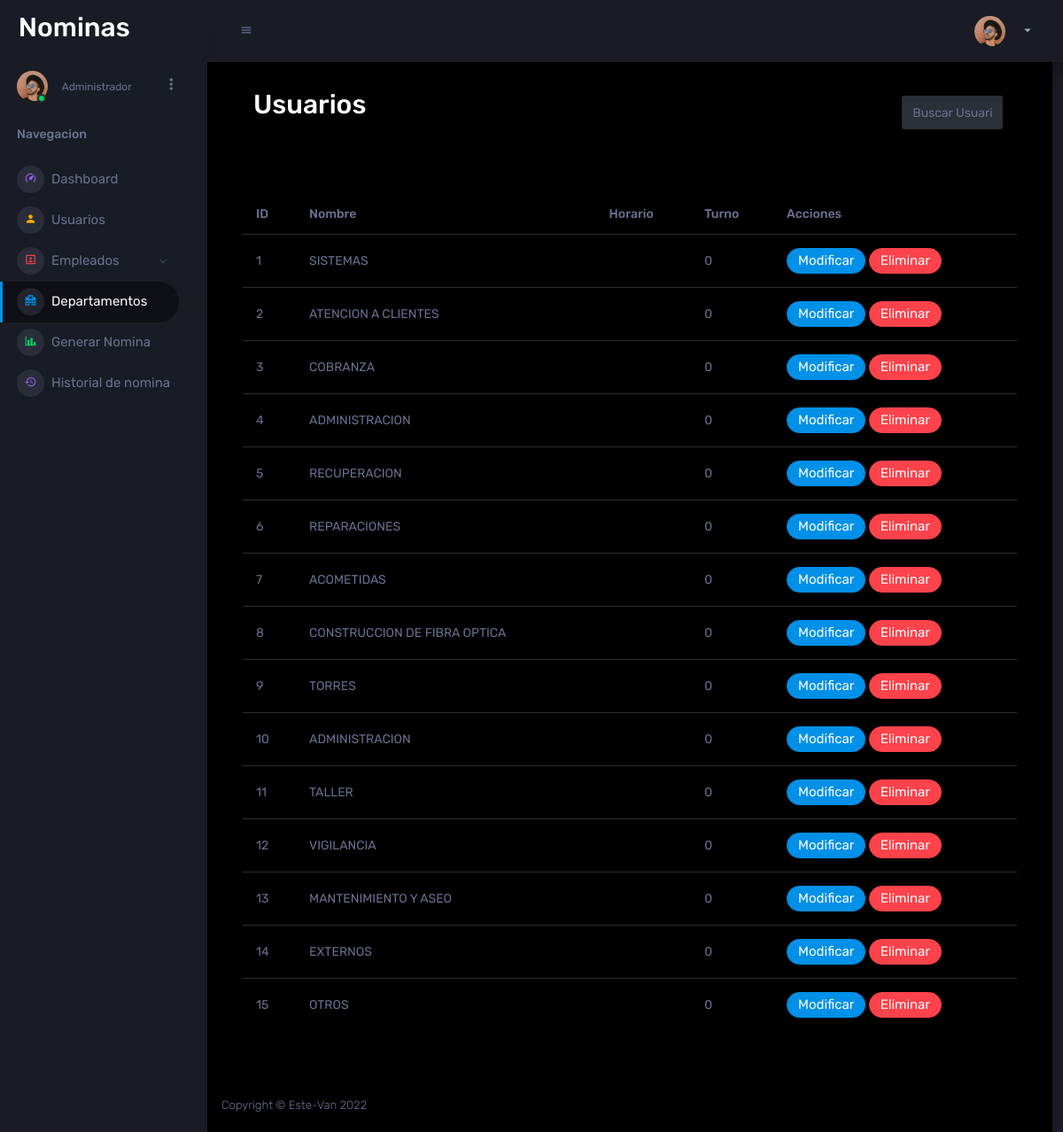
The app's page /incluides/admin/departamentos.php with its own data.
### tables this page shows
CREATE TABLE `departamento` (
  `id_departamento` int(11) NOT NULL,
  `nombre_departamento` varchar(99) NOT NULL,
  `horario_departamento` varchar(99) NOT NULL,
  `turno_departamento` int(11) NOT NULL
);

### incluides/admin/departamentos.php (the view, shortened to what this page needs)
<?php
  include_once "../header/header.php";
  require("../base_datos/conexion/conexion.php");
?>
  <div class="col-md-12 col-xl-12 grid-margin stretch-card">
    <div class="col-md-10 grid-margin stretch-card">
      <h2 class="card-title">Usuarios</h2>
    </div>
    <form class="nav-link mt-6 mt-md-0 d-none d-lg-flex search">
      <input type="text" id="busqueda" name="busqueda" class="form-control"  placeholder="Buscar Usuarios">
    </form>
  </div>
  <div class="container-fluid py-4">
    <div class="table-responsive">
      <table class="table" id="table">
        <thead>
          <tr>
            <th> ID </th>
            <th> Nombre </th>
            <th> Horario </th>
            <th> Turno </th>
            <th> Acciones </th>
          </tr>
        </thead>
        <tbody id="myTable">
          <?php
            $query = mysqli_query($conexion, "SELECT * FROM departamento");
            $result = mysqli_num_rows($query);
            if ($result > 0) {
              while ($data = mysqli_fetch_assoc($query)) { ?>
                <tr>
                <td><?php echo $data['id_departamento'] ?> </td>
                <td><?php echo $data['nombre_departamento'] ?> </td>
                <td><?php echo $data['horario_departamento'] ?> </td>
                <td><?php echo $data['turno_departamento'] ?> </td>
                <td>
                  <a href="baja_empleado.php?id=<?php echo $data['id_departamento'] ?> " class="btn btn-primary btn-rounded" >Modificar </a>
                  <a href="baja_empleado.php?id=<?php echo $data['id_departamento'] ?> " class="btn btn-danger btn-rounded" >Eliminar </a>
                </td>
                </tr>
              <?php
              }
            }
          ?>
        </tbody>
      </table>
    </div>
  </div>
<?php
    include_once "../header/header2.php";
?>

### incluides/header/header.php (shortened to what this page needs)
<!DOCTYPE html>
<html lang="en">
  <head>
    <link rel="stylesheet" href="../assets/vendors/mdi/css/materialdesignicons.min.css">
    <link rel="stylesheet" href="../assets/vendors/css/vendor.bundle.base.css">
    <link rel="stylesheet" href="../assets/vendors/jvectormap/jquery-jvectormap.css">
    <link rel="stylesheet" href="../assets/vendors/flag-icon-css/css/flag-icon.min.css">
    <link rel="stylesheet" href="../assets/vendors/owl-carousel-2/owl.carousel.min.css">
    <link rel="stylesheet" href="../assets/vendors/owl-carousel-2/owl.theme.default.min.css">
    <link rel="stylesheet" href="../assets/css/style.css">
  </head>
  <body>
    <div class="container-scroller">
      <nav class="sidebar sidebar-offcanvas" id="sidebar">
        <div class="sidebar-brand-wrapper d-none d-lg-flex align-items-center justify-content-center fixed-top">
          <a class="sidebar-brand brand-logo" href="index.php"><h2 style = "color:white;">Nominas</h2></a>
        </div>
        <ul class="nav">
          <li class="nav-item profile">
            <div class="profile-desc">
              <div class="profile-pic">
                <div class="count-indicator">
                  <img class="img-xs rounded-circle " src="../assets/images/faces/face15.jpg" alt="">
                  <span class="count bg-success"></span>
                </div>
                <div class="profile-name">
                  <span>
                    <?php
                      if($_SESSION['rol'] = 1){
                        echo "Administrador";
                      }else{
                        echo "Usuario";
                      }
                    ?></span>
                </div>
              </div>
              <a href="#" id="profile-dropdown" data-toggle="dropdown"><i class="mdi mdi-dots-vertical"></i></a>
          </li>
          <li class="nav-item nav-category">
            <span class="nav-link">Navegacion</span>
          </li>
          <li class="nav-item menu-items">
            <a class="nav-link" href="../admin/index.php">
              <span class="menu-icon">
                <i class="mdi mdi-speedometer"></i>
              </span>
              <span class="menu-title">Dashboard</span>
            </a>
          </li>
          <li class="nav-item menu-items">
            <a class="nav-link" href="../admin/usuarios.php">
              <span class="menu-icon">
                <i class="mdi mdi-account "></i>
              </span>
              <span class="menu-title">Usuarios</span>
            </a>
          </li>
          <li class="nav-item menu-items">
            <a class="nav-link" data-toggle="collapse" href="#auth" aria-expanded="false" aria-controls="auth">
              <span class="menu-icon">
                <i class="mdi mdi-account-box-outline "></i>
              </span>
              <span class="menu-title">Empleados</span>
              <i class="menu-arrow"></i>
            </a>
          </li>
          <li class="nav-item menu-items">
            <a class="nav-link" href="../admin/departamentos.php">
              <span class="menu-icon">
                <i class="mdi mdi-hospital-building "></i>
              </span>
              <span class="menu-title">Departamentos</span>
            </a>
          </li>
          <li class="nav-item menu-items">
            <a class="nav-link" href="../admin/nomina.php">
              <span class="menu-icon">
                <i class="mdi mdi-chart-bar"></i>
              </span>
              <span class="menu-title">Generar Nomina</span>
            </a>
          </li>
          <li class="nav-item menu-items">
            <a class="nav-link" href="../admin/historico.php">
              <span class="menu-icon">
                <i class="mdi mdi-history "></i>
              </span>
              <span class="menu-title">Historial de nomina</span>
            </a>
          </li>
        </ul>
      </nav>
      <div class="container-fluid page-body">
        <nav class="navbar p-0 fixed-top d-flex flex-row">
          <div class="navbar-menu-wrapper flex-grow d-flex align-items-stretch">
            <button class="navbar-toggler navbar-toggler align-self-center" type="button" data-toggle="minimize">
              <span class="mdi mdi-menu"></span>
            </button>
            <ul class="navbar-nav navbar-nav-right">
              <li class="nav-item dropdown">
                <a class="nav-link" id="profileDropdown" href="#" data-toggle="dropdown">
                  <div class="navbar-profile">
                    <img class="img-xs rounded-circle" src="../assets/images/faces/face15.jpg" alt="">
                    <i class="mdi mdi-menu-down d-none d-sm-block"></i>
                  </div>
                </a>
              </li>
            </ul>
          </div>
        </nav>
        <div class="main-panel">
            <div class="content-wrapper">

### incluides/header/header2.php (shortened to what this page needs)
  </div>
</div>
          <footer class="footer">
            <div class="d-sm-flex justify-content-center justify-content-sm-between">
              <span class="text-muted d-block text-center text-sm-left d-sm-inline-block">Copyright © Este-Van 2022</span>
            </div>
          </footer>
        </div>
      </div>
  </body>
</html>

### records on screen
departamento: id_departamento "1", nombre_departamento "SISTEMAS", turno_departamento "0"
departamento: id_departamento "2", nombre_departamento "ATENCION A CLIENTES", turno_departamento "0"
departamento: id_departamento "3", nombre_departamento "COBRANZA", turno_departamento "0"
departamento: id_departamento "4", nombre_departamento "ADMINISTRACION", turno_departamento "0"
departamento: id_departamento "5", nombre_departamento "RECUPERACION", turno_departamento "0"
departamento: id_departamento "6", nombre_departamento "REPARACIONES", turno_departamento "0"
departamento: id_departamento "7", nombre_departamento "ACOMETIDAS", turno_departamento "0"
departamento: id_departamento "8", nombre_departamento "CONSTRUCCION DE FIBRA OPTICA", turno_departamento "0"
departamento: id_departamento "9", nombre_departamento "TORRES", turno_departamento "0"
departamento: id_departamento "10", nombre_departamento "ADMINISTRACION", turno_departamento "0"
departamento: id_departamento "11", nombre_departamento "TALLER", turno_departamento "0"
departamento: id_departamento "12", nombre_departamento "VIGILANCIA", turno_departamento "0"
departamento: id_departamento "13", nombre_departamento "MANTENIMIENTO Y ASEO", turno_departamento "0"
departamento: id_departamento "14", nombre_departamento "EXTERNOS", turno_departamento "0"
departamento: id_departamento "15", nombre_departamento "OTROS", turno_departamento "0"
